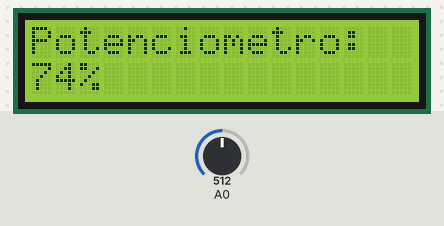
Recording of a sketch running on a simulated Arduino Uno, built with avr-gcc and run on an emulated ATmega328P. Parts: 16×2 character LCD. The inputs (shaded band) are chosen by the test bench; at power-on: A0 = 512. What the sketch prints to the serial monitor is not drawn.

Above: at 1.2 s.
1.3 s: A0 set to 716
At 1.9 s:
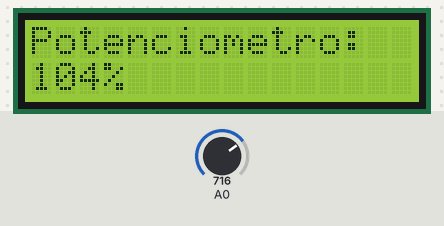
2.8 s: A0 set to 698
At 3.8 s:
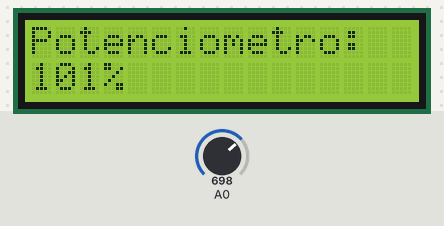
5.8 s: A0 set to 676
At 6.9 s:
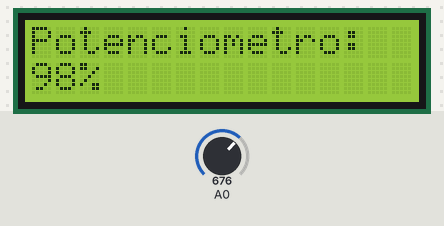
7.3 s: A0 set to 900
At 8.1 s:
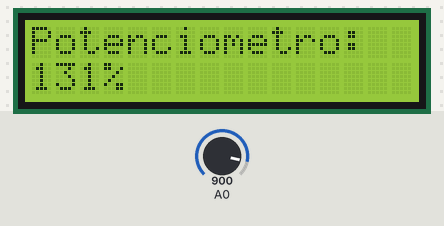
10.3 s: A0 set to 511
At 11.1 s:
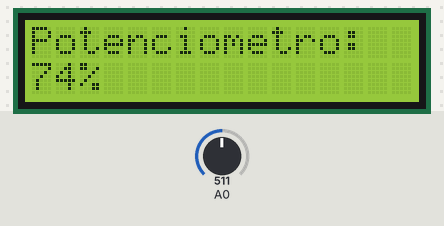
11.8 s: A0 set to 1023
At 12.6 s:
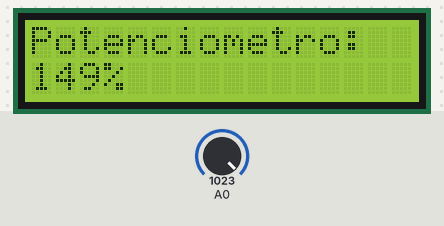
Timing chart, 0 to 14.8 s (numbered marks = the images above; inputs shaded):
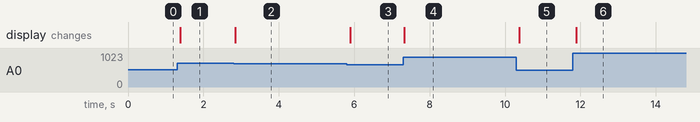

Measured:
- after the input at 1.3 s, the display: changes after 0.08 s (image 1)
- after the input at 2.8 s, the display: changes at once (image 2)
- after the input at 5.8 s, the display: changes after 0.09 s (image 3)
- after the input at 7.3 s, the display: changes at once (image 4)
- after the input at 10.3 s, the display: changes after 0.08 s (image 5)
- after the input at 11.8 s, the display: changes after 0.09 s (image 6)

The sketch:

ic2_display.ino
```cpp
#include <Wire.h>
#include <LiquidCrystal_I2C.h>

// Configura el LCD
LiquidCrystal_I2C lcd(0x27, 16, 2); // Cambia 0x27 si tu dirección I2C es diferente

void setup() {
  // Inicia el puerto serie
  Serial.begin(115200);

  // Inicia el LCD
  lcd.begin(16, 2);
  Serial.println("iniciando ");

  // Enciende la luz de fondo
  lcd.backlight();

  // Muestra "Hola Mundo" en el LCD
  lcd.setCursor(0, 0);
  lcd.print("uwu ");
}

void loop() {
  // Lee el valor del potenciómetro (entre 0 y 1023)
  int valor = analogRead(A0);

  // Convierte el valor a un porcentaje (entre 0 y 100)
  int porcentaje = map(valor, 0, 685, 0, 100 ) ;


  // Limpia el LCD
  lcd.clear();

  // Establece el cursor en la esquina superior izquierda
  lcd.setCursor(0, 0);

  // Muestra el porcentaje en el LCD
  lcd.print("Potenciometro: ");
  Serial.print("Potenciometro: ");
  lcd.setCursor(0, 1);
  lcd.print(porcentaje);
  Serial.print(porcentaje);
  lcd.print("%");
  Serial.println("%");

  // Espera un poco antes de la próxima lectura
  delay(50);
}
```
